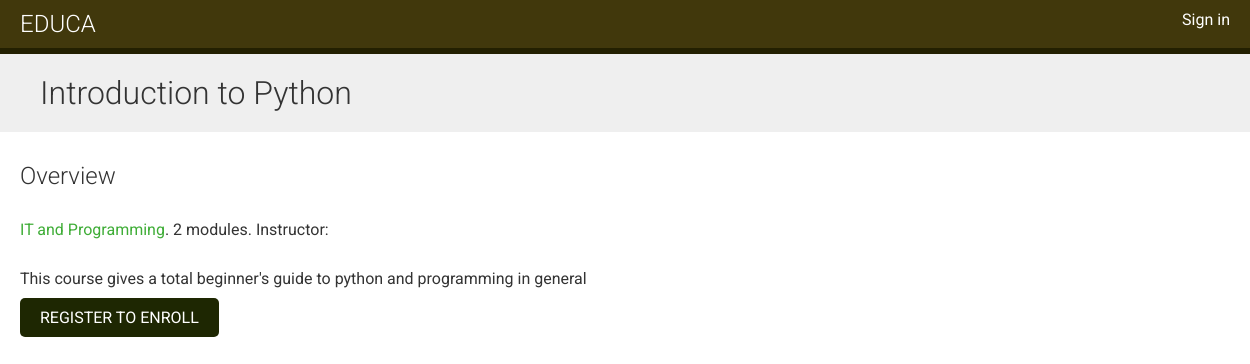
The page /Introduction-to-Python/ on the database its author committed.
### courses/models.py (models this page shows, shortened)
class Course(models.Model):
    owner = models.ForeignKey(settings.AUTH_USER_MODEL, on_delete=models.CASCADE)
    subject = models.ForeignKey(Subject, related_name='courses', on_delete=models.CASCADE)
    title = models.CharField(max_length=200)
    description = models.TextField(blank=True)
    slug = models.SlugField(max_length=200, unique=True)
    overview = models.TextField()
    created = models.DateTimeField(auto_now_add=True)
    students = models.ManyToManyField(settings.AUTH_USER_MODEL, related_name='courses_joined', blank=True)
    class Meta:
        ordering = ['-created']

class Subject(models.Model):
    title = models.CharField(max_length=200)
    slug = models.SlugField(max_length=200, unique=True)
    class Meta:
        ordering = ['title']

### courses/views.py (the view)
# urls.py: path('<slug:slug>/',views.CourseDetailView.as_view(),name='course_detail'),
class CourseDetailView(DetailView):
    model = Course
    template_name = 'courses/course/detail.html'
    def get_context_data(self, **kwargs):
        context = super().get_context_data(**kwargs)
        context['enroll_form'] = CourseEnrollForm(
            initial={'course': self.object}
        )
        return context

### templates/courses/course/detail.html (shortened to what this page needs)
{% extends "courses/base.html" %}
{% block content %}
 {% with subject=object.subject %}
 <h1>
 {{ object.title }}
 </h1>
 <div class="module">
 <h2>Overview</h2>
 <p>
 <a href="{% url "course_list_subject" subject.slug %}">
 {{ subject.title }}</a>.
 {{ object.modules.count }} modules.
 Instructor: {{ object.owner.get_full_name }}
 </p>
 {{ object.overview|linebreaks }}
 {% if request.user.is_authenticated %}
    <form action="{% url "student_enroll_course" %}" method="post">
        {{ enroll_form }}
        {% csrf_token %}
        <input type="submit" value="Enroll now">
    </form>
{% else %}
    <a href="{% url "student_registration" %}" class="button">
    Register to enroll
 </a>
{% endif %}
 </div>
{% endwith %}
{% endblock %}

### static/css/base.css (style rules this page uses)
body { margin:0; font-family:'Roboto', sans-serif; font-weight:400; color:#333; }
a { color:#3fad37; text-decoration:none; }
h1, h2, h3, h4, h5, h6 { font-family:'Roboto', sans-serif; font-weight:300; }
h1 { background:#efefef; width:100%; overflow:auto; padding:20px 0 20px 40px; margin:0; }
.module { padding:10px 20px; float:left; width:600px; }
.module p { margin:10px 0 20px; width:100%; float:left; }
input[type=submit], a.button { border-radius:5px; background:#1e2702; color:#fff; font-size:16px; text-transform:uppercase; border:none; padding:10px 20px; margin:20px 0; }

### rows shown on the page
Course: title "Introduction to Python", modules.count "2", overview "This course gives a total beginner's guide to python and programming in general"
Subject: title "IT and Programming"
